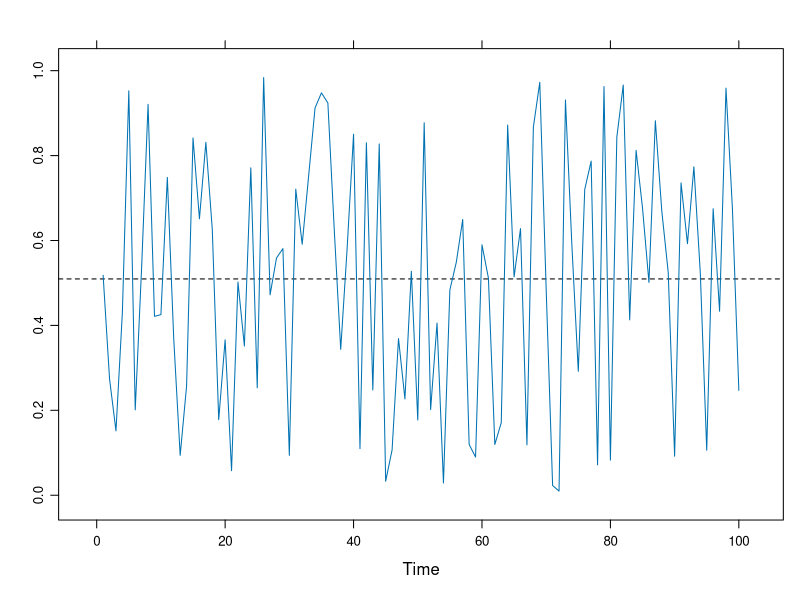

The R script that drew this image:
## ---- chunk 1
library(lattice)
tstest <- ts(runif(100))

lattice::xyplot(tstest,
                panel = function(x, y, ...) {
                  panel.abline(h = mean(y), lty = 2)
                  panel.xyplot(x, y, ...)
                })
